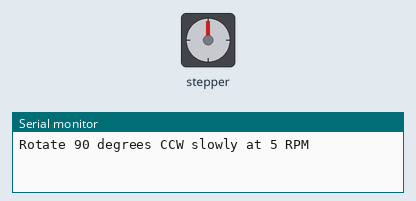
This sketch was run on a simulated Arduino Uno, built with avr-gcc and run on an emulated ATmega328P. Shown: stepper motor, the last lines printed to the serial monitor. Stepper angles assume 2038 steps per turn.

Above: at 0.05 s.
At 2.0 s:
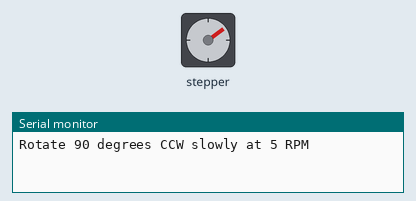
At 4.0 s:
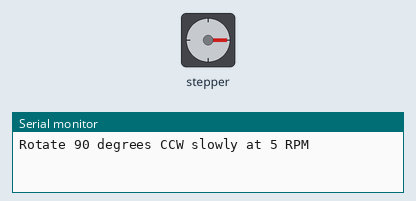
At 8.0 s:
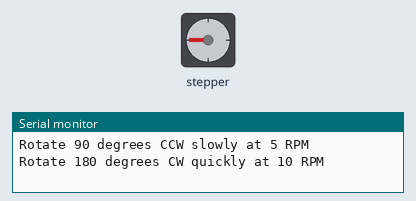
Timing chart, 0 to 10.4 s (numbered marks = the images above):
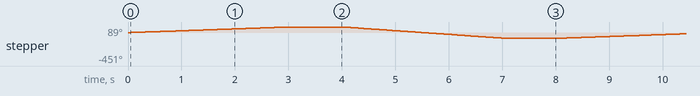

Measured:
- by itself, stepper: turns 89° clockwise in 3.0 s, then 180° counter-clockwise in 3.0 s, repeating every 8.0 s

The sketch:

fablab_stepper_motor_simple.ino
```cpp
#include "StepperMotor.h"

void setup() {  // put your setup code here, to run once:
  Serial.begin(9600);
}

void loop() {
	Serial.println("Rotate 90 degrees CCW slowly at 5 RPM");
	myStepper.setSpeed(5);
  myStepper.step(degToSteps(90));
	delay(1000);

	Serial.println("Rotate 180 degrees CW quickly at 10 RPM");
	myStepper.setSpeed(10);
  myStepper.step(degToSteps(-180));
	delay(1000);
}
```

StepperMotor.h
```cpp
#include <Stepper.h>

// for use with 28BYJ-48 stepper motor
// defines a function myStepper.step(<steps>) to turn the stepper a number if steps CCW (positive) or CW (negative)
// also defines a function degToSteps to convert degrees to steps
// stepper motor is connected to pins 8,9,10,11 (In1,In2,In3,In4)

#define motorPin1 8
#define motorPin2 9
#define motorPin3 10
#define motorPin4 11
#define stepsPerRevolution 2038 // for 28BYJ-48 stepper motor

Stepper myStepper = Stepper(stepsPerRevolution, motorPin1, motorPin3, motorPin2, motorPin4);

float degToSteps(float deg){
  return (stepsPerRevolution) * (deg/360);
}
```
